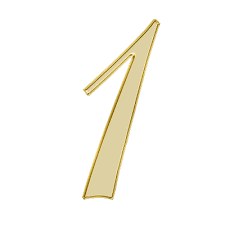
#> input picture mon_chiffre.png, 225 x 225 px
$ python test_image_locale.py
#> lines starting #> are read from the running program, lines starting #| are printed output that depends on the picture
# =====================================================================
# FICHIER : test_local_image.py
# Rôle : Envoyer une VRAIE image depuis le disque dur à l'API
# =====================================================================
import requests
from PIL import Image, ImageOps
import numpy as np

# --- 1. Préparer l'image locale ---
IMAGE_PATH = "mon_chiffre.png" # Mettez le nom de votre image ici

try:
    # Charger l'image
    img = Image.open(IMAGE_PATH)
#> img is the input picture: PIL image 225x225 P; mean R, G, B 251.2, 249.6, 244.1

    # Convertir en niveaux de gris
    img = img.convert('L')
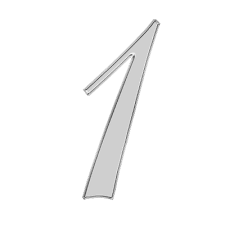
#> img: PIL image 225x225 L; min 86, max 255, mean 249.4

    # Redimensionner en 28x28 pixels
    img = img.resize((28, 28))
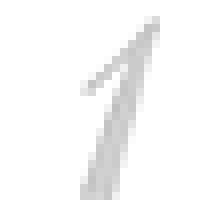
#> img: PIL image 28x28 L (shown 8 times larger); min 191, max 255, mean 249.3

    # Inverser les couleurs (chiffre blanc sur fond noir)
    img = ImageOps.invert(img)
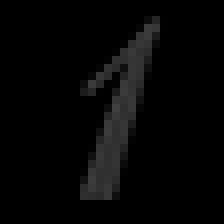
#> img: PIL image 28x28 L (shown 8 times larger); min 0, max 64, mean 5.7

    # Convertir l'image en tableau NumPy et l'aplatir en une liste
    image_array = np.array(img)
    image_payload = image_array.flatten().tolist()
#> image_payload = 784 values, max 64 at index 378, min 0 at index 0, mean 5.73

    # --- 2. Envoyer la requête à l'API ---
    api_url = "http://localhost:5000/predict"
    payload = {"image": image_payload}

    print(f"Envoi de l'image '{IMAGE_PATH}' au serveur...")
#> (the run stopped early here; a loop or call above may not have finished)
